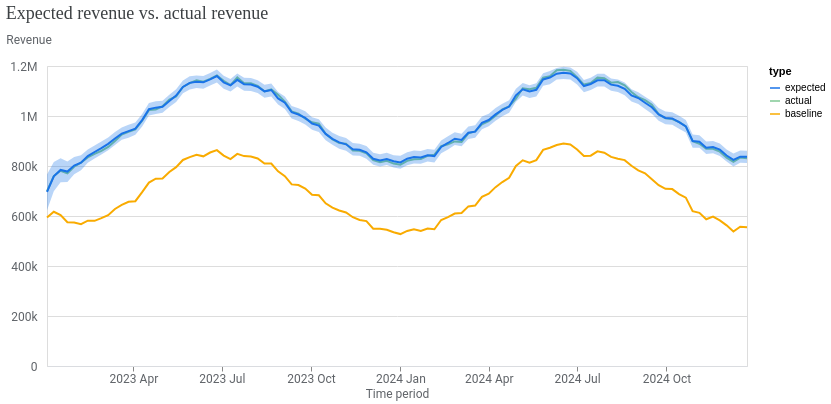

Notebook code cell kept with this figure:
### Code cell
model_fit = visualizer.ModelFit(mmm)
model_fit.plot_model_fit()

### Figure 1 — Vega-Lite specification as saved in the notebook (floating-point values rounded to 4 significant figures; data arrays with more than 128 entries replaced by an {"elided": "..."} marker saying what was removed)
{"config": {"view": {"continuousWidth": 300, "continuousHeight": 300}, "axis": {"labelColor": "#5F6368", "labelFont": "Roboto", "labelFontSize": 12, "titleColor": "#5F6368", "titleFont": "Roboto", "titleFontSize": 12, "titleFontWeight": "normal"}}, "layer": [{"mark": {"type": "line"}, "encoding": {"color": {"field": "type", "scale": {"domain": ["expected", "actual", "baseline"], "range": ["#1A73E8", "#81C995", "#F9AB00"]}, "type": "nominal"}, "x": {"axis": {"domainColor": "#DADCE0", "format": "%Y %b", "grid": false, "tickCount": 8}, "field": "time", "title": "Time period", "type": "temporal"}, "y": {"axis": {"domain": false, "labelExpr": "replace(format(datum.value, '.3~s'), 'G', 'B')", "labelPadding": 10, "tickCount": 5, "ticks": false, "titleAlign": "left", "titleAngle": 0, "titleY": -20}, "field": "mean", "title": "Revenue", "type": "quantitative"}}}, {"mark": {"type": "area", "opacity": 0.3}, "encoding": {"color": {"field": "type", "legend": null, "scale": {"domain": ["expected"], "range": ["#1A73E8"]}, "type": "nominal"}, "x": {"field": "time", "type": "temporal"}, "y": {"field": "ci_hi", "type": "quantitative"}, "y2": {"field": "ci_lo"}}}], "data": {"name": "data-5a054f2023fbee1c5431440db390c227"}, "resolve": {"scale": {"color": "independent"}}, "title": {"text": "Expected revenue vs. actual revenue", "anchor": "start", "color": "#3C4043", "font": "Google Sans Display", "fontSize": 18, "fontWeight": "normal", "offset": 10}, "width": 700, "$schema": "https://vega.github.io/schema/vega-lite/v5.20.1.json", "datasets": {"data-5a054f2023fbee1c5431440db390c227": {"elided": "312 records"}}}
